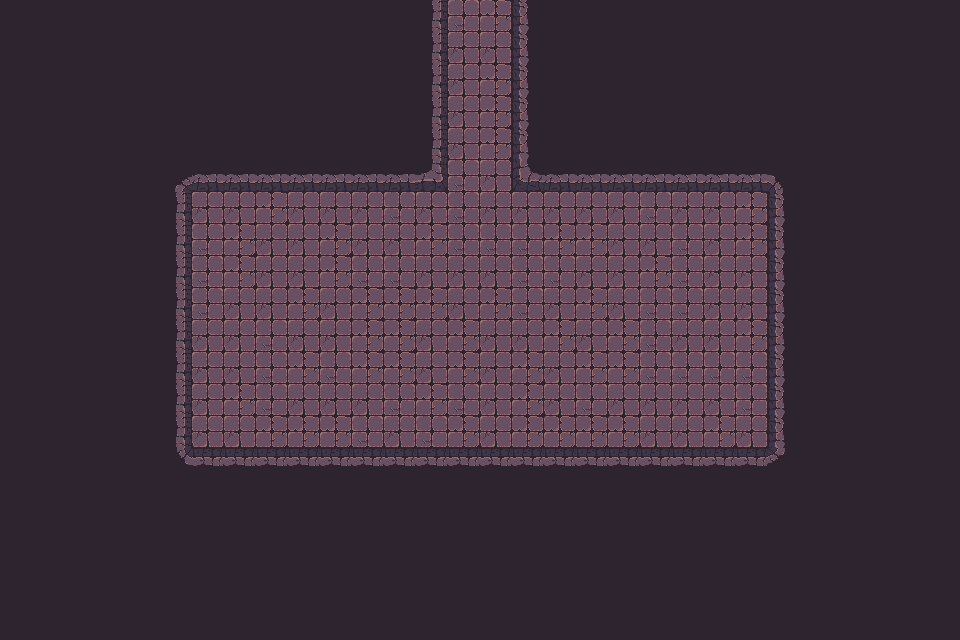

A 2D game scene composited from a Tiled map and its tileset images. What follows is a short description and the map's XML, with every tile layer's data as written:
An orthogonal 30x20 tile map with 32x32 px tiles, 1 tile layer (Tile layer 1), 2 tilesets and 57 objects.

<map version="1.10" tiledversion="1.11.2" orientation="orthogonal" renderorder="right-down" width="30" height="20" tilewidth="32" tileheight="32" infinite="0" nextlayerid="3" nextobjectid="1">
    <tileset firstgid="1" name="Town Tileset" tilewidth="32" tileheight="32" tilecount="64" columns="8">
        <image source="../../../tiles/World H Tileset.png" trans="ff00ff" width="256" height="256" />
        <tile id="4">
            <objectgroup draworder="index" id="2">
                <object id="1" x="0" y="0" width="32" height="32" />
            </objectgroup>
        </tile>
        <tile id="5">
            <objectgroup draworder="index" id="2">
                <object id="1" x="0" y="0" width="32" height="32" />
            </objectgroup>
        </tile>
        <tile id="6">
            <objectgroup draworder="index" id="2">
                <object id="1" x="0" y="0" width="32" height="32" />
            </objectgroup>
        </tile>
        <tile id="7">
            <objectgroup draworder="index" id="2">
                <object id="1" x="0" y="0" width="32" height="32" />
            </objectgroup>
        </tile>
        <tile id="8">
            <objectgroup draworder="index" id="2">
                <object id="1" x="0" y="0" width="32" height="32" />
            </objectgroup>
        </tile>
        <tile id="10">
            <objectgroup draworder="index" id="2">
                <object id="1" x="0" y="32" width="32" height="0" />
            </objectgroup>
        </tile>
        <tile id="11">
            <objectgroup draworder="index" id="2">
                <object id="1" x="0" y="32" width="32" height="0" />
                <object id="2" x="32" y="0" width="0" height="32" />
            </objectgroup>
        </tile>
        <tile id="12">
            <objectgroup draworder="index" id="2">
                <object id="1" x="32" y="0" width="0" height="32" />
            </objectgroup>
        </tile>
        <tile id="13">
            <objectgroup draworder="index" id="2">
                <object id="1" x="0" y="32" width="32" height="0" />
                <object id="2" x="0" y="32" width="32" height="0" />
                <object id="3" x="0" y="0" width="0" height="32" />
            </objectgroup>
        </tile>
        <tile id="14">
            <objectgroup draworder="index" id="2">
                <object id="1" x="0" y="0" width="0" height="32" />
            </objectgroup>
        </tile>
        <tile id="16">
            <objectgroup draworder="index" id="2">
                <object id="1" x="0" y="0" width="32" height="32" />
            </objectgroup>
        </tile>
        <tile id="24">
            <objectgroup draworder="index" id="2">
                <object id="1" x="0" y="0" width="32" height="32" />
            </objectgroup>
        </tile>
    </tileset>
    <tileset firstgid="65" name="Dungeon Crawler Tileset" tilewidth="32" tileheight="32" tilecount="100" columns="10">
        <image source="../../../tiles/Dungeon_Tile.png" trans="" width="320" height="320" />
        <tile id="2">
            <objectgroup draworder="index" id="2">
                <object id="1" x="0" y="0" width="32" height="32" />
            </objectgroup>
        </tile>
        <tile id="3">
            <objectgroup draworder="index" id="2">
                <object id="1" x="0" y="0" width="32" height="32" />
            </objectgroup>
        </tile>
        <tile id="4">
            <objectgroup draworder="index" id="2">
                <object id="1" x="0" y="0" width="32" height="32" />
            </objectgroup>
        </tile>
        <tile id="5">
            <objectgroup draworder="index" id="2">
                <object id="1" x="0" y="0" width="32" height="32" />
            </objectgroup>
        </tile>
        <tile id="6">
            <objectgroup draworder="index" id="2">
                <object id="1" x="0" y="0" width="32" height="32" />
            </objectgroup>
        </tile>
        <tile id="8">
            <objectgroup draworder="index" id="2">
                <object id="1" x="0" y="0" width="32" height="32" />
            </objectgroup>
        </tile>
        <tile id="12">
            <objectgroup draworder="index" id="2">
                <object id="1" x="0" y="0" width="32" height="32" />
            </objectgroup>
        </tile>
        <tile id="13">
            <objectgroup draworder="index" id="2">
                <object id="1" x="0" y="0" width="32" height="32" />
            </objectgroup>
        </tile>
        <tile id="14">
            <objectgroup draworder="index" id="2">
                <object id="1" x="0" y="0" width="32" height="32" />
            </objectgroup>
        </tile>
        <tile id="15">
            <objectgroup draworder="index" id="2">
                <object id="1" x="0" y="0" width="32" height="32" />
            </objectgroup>
        </tile>
        <tile id="16">
            <objectgroup draworder="index" id="2">
                <object id="1" x="0" y="0" width="32" height="32" />
            </objectgroup>
        </tile>
        <tile id="18">
            <objectgroup draworder="index" id="2">
                <object id="1" x="0" y="0" width="32" height="32" />
            </objectgroup>
        </tile>
        <tile id="22">
            <objectgroup draworder="index" id="2">
                <object id="1" x="0" y="0" width="32" height="32" />
            </objectgroup>
        </tile>
        <tile id="23">
            <objectgroup draworder="index" id="2">
                <object id="1" x="0" y="0" width="32" height="32" />
            </objectgroup>
        </tile>
        <tile id="24">
            <objectgroup draworder="index" id="2">
                <object id="1" x="0" y="0" width="32" height="32" />
            </objectgroup>
        </tile>
        <tile id="25">
            <objectgroup draworder="index" id="2">
                <object id="1" x="0" y="0" width="32" height="32" />
            </objectgroup>
        </tile>
        <tile id="26">
            <objectgroup draworder="index" id="2">
                <object id="1" x="0" y="0" width="32" height="32" />
            </objectgroup>
        </tile>
        <tile id="28">
            <objectgroup draworder="index" id="2">
                <object id="1" x="0" y="0" width="32" height="32" />
            </objectgroup>
        </tile>
        <tile id="32">
            <objectgroup draworder="index" id="2">
                <object id="1" x="0" y="0" width="32" height="32" />
            </objectgroup>
        </tile>
        <tile id="33">
            <objectgroup draworder="index" id="2">
                <object id="1" x="0" y="0" width="32" height="32" />
            </objectgroup>
        </tile>
        <tile id="34">
            <objectgroup draworder="index" id="2">
                <object id="1" x="0" y="0" width="32" height="32" />
            </objectgroup>
        </tile>
        <tile id="35">
            <objectgroup draworder="index" id="2">
                <object id="1" x="0" y="0" width="32" height="32" />
            </objectgroup>
        </tile>
        <tile id="36">
            <objectgroup draworder="index" id="2">
                <object id="1" x="0" y="0" width="32" height="32" />
            </objectgroup>
        </tile>
        <tile id="38">
            <objectgroup draworder="index" id="2">
                <object id="1" x="0" y="0" width="32" height="32" />
            </objectgroup>
        </tile>
        <tile id="42">
            <objectgroup draworder="index" id="2">
                <object id="1" x="0" y="0" width="32" height="32" />
            </objectgroup>
        </tile>
        <tile id="43">
            <objectgroup draworder="index" id="2">
                <object id="1" x="0" y="0" width="32" height="32" />
            </objectgroup>
        </tile>
        <tile id="44">
            <objectgroup draworder="index" id="2">
                <object id="1" x="0" y="0" width="32" height="32" />
            </objectgroup>
        </tile>
        <tile id="45">
            <objectgroup draworder="index" id="2">
                <object id="1" x="0" y="0" width="32" height="32" />
            </objectgroup>
        </tile>
        <tile id="46">
            <objectgroup draworder="index" id="2">
                <object id="1" x="0" y="0" width="32" height="32" />
            </objectgroup>
        </tile>
        <tile id="48">
            <objectgroup draworder="index" id="2">
                <object id="1" x="0" y="0" width="32" height="32" />
            </objectgroup>
        </tile>
        <tile id="52">
            <objectgroup draworder="index" id="2">
                <object id="1" x="0" y="0" width="32" height="32" />
            </objectgroup>
        </tile>
        <tile id="53">
            <objectgroup draworder="index" id="2">
                <object id="1" x="0" y="0" width="32" height="32" />
            </objectgroup>
        </tile>
        <tile id="54">
            <objectgroup draworder="index" id="2">
                <object id="1" x="0" y="0" width="32" height="32" />
            </objectgroup>
        </tile>
        <tile id="55">
            <objectgroup draworder="index" id="2">
                <object id="1" x="0" y="0" width="32" height="32" />
            </objectgroup>
        </tile>
        <tile id="56">
            <objectgroup draworder="index" id="2">
                <object id="1" x="0" y="0" width="32" height="32" />
            </objectgroup>
        </tile>
        <tile id="58">
            <objectgroup draworder="index" id="2">
                <object id="1" x="0" y="0" width="32" height="32" />
            </objectgroup>
        </tile>
        <tile id="62">
            <objectgroup draworder="index" id="2">
                <object id="1" x="0" y="0" width="32" height="32" />
            </objectgroup>
        </tile>
        <tile id="63">
            <objectgroup draworder="index" id="2">
                <object id="1" x="0" y="0" width="32" height="32" />
            </objectgroup>
        </tile>
        <tile id="64">
            <objectgroup draworder="index" id="2">
                <object id="1" x="0" y="0" width="32" height="32" />
            </objectgroup>
        </tile>
        <tile id="65">
            <objectgroup draworder="index" id="2">
                <object id="1" x="0" y="0" width="32" height="32" />
            </objectgroup>
        </tile>
        <tile id="66">
            <objectgroup draworder="index" id="2">
                <object id="1" x="0" y="0" width="32" height="32" />
            </objectgroup>
        </tile>
        <tile id="68">
            <objectgroup draworder="index" id="2">
                <object id="1" x="0" y="0" width="32" height="32" />
            </objectgroup>
        </tile>
    </tileset>
    <layer id="1" name="Tile layer 1" width="30" height="20">
        <data encoding="csv">
122,122,122,122,122,122,122,122,122,122,122,122,122,77,66,65,79,122,122,122,122,122,122,122,122,122,122,122,122,122,
122,122,122,122,122,122,122,122,122,122,122,122,122,77,75,75,79,122,122,122,122,122,122,122,122,122,122,122,122,122,
122,122,122,122,122,122,122,122,122,122,122,122,122,77,75,65,79,122,122,122,122,122,122,122,122,122,122,122,122,122,
122,122,122,122,122,122,122,122,122,122,122,122,122,77,75,65,79,122,122,122,122,122,122,122,122,122,122,122,122,122,
122,122,122,122,122,122,122,122,122,122,122,122,122,77,75,65,79,122,122,122,122,122,122,122,122,122,122,122,122,122,
122,122,122,122,122,67,68,68,68,68,68,68,68,103,66,75,100,68,68,68,68,68,68,68,69,122,122,122,122,122,
122,122,122,122,122,77,75,75,65,75,75,75,66,75,66,75,75,75,75,75,66,75,75,65,79,122,122,122,122,122,
122,122,122,122,122,77,66,65,75,75,65,75,75,65,66,66,66,65,65,75,75,66,75,65,79,122,122,122,122,122,
122,122,122,122,122,77,66,65,75,75,65,66,66,75,75,75,66,66,75,75,65,66,75,75,79,122,122,122,122,122,
122,122,122,122,122,77,66,75,75,65,75,65,65,65,75,65,66,75,65,75,66,66,75,75,79,122,122,122,122,122,
122,122,122,122,122,77,75,75,66,75,75,65,65,75,65,75,75,65,75,65,66,75,75,65,79,122,122,122,122,122,
122,122,122,122,122,77,75,75,66,65,66,65,65,75,65,75,65,75,65,65,66,66,66,66,79,122,122,122,122,122,
122,122,122,122,122,77,75,65,66,75,75,75,66,65,66,75,65,75,66,75,75,75,75,66,79,122,122,122,122,122,
122,122,122,122,122,77,75,75,65,65,65,66,75,66,65,75,65,65,65,65,75,75,65,75,79,122,122,122,122,122,
122,122,122,122,122,87,88,88,88,88,88,88,88,88,88,88,88,88,88,88,88,88,88,88,89,122,122,122,122,122,
122,122,122,122,122,122,122,122,122,122,122,122,122,122,122,122,122,122,122,122,122,122,122,122,122,122,122,122,122,122,
122,122,122,122,122,122,122,122,122,122,122,122,122,122,122,122,122,122,122,122,122,122,122,122,122,122,122,122,122,122,
122,122,122,122,122,122,122,122,122,122,122,122,122,122,122,122,122,122,122,122,122,122,122,122,122,122,122,122,122,122,
122,122,122,122,122,122,122,122,122,122,122,122,122,122,122,122,122,122,122,122,122,122,122,122,122,122,122,122,122,122,
122,122,122,122,122,122,122,122,122,122,122,122,122,122,122,122,122,122,122,122,122,122,122,122,122,122,122,122,122,122
        </data>
    </layer>
</map>
